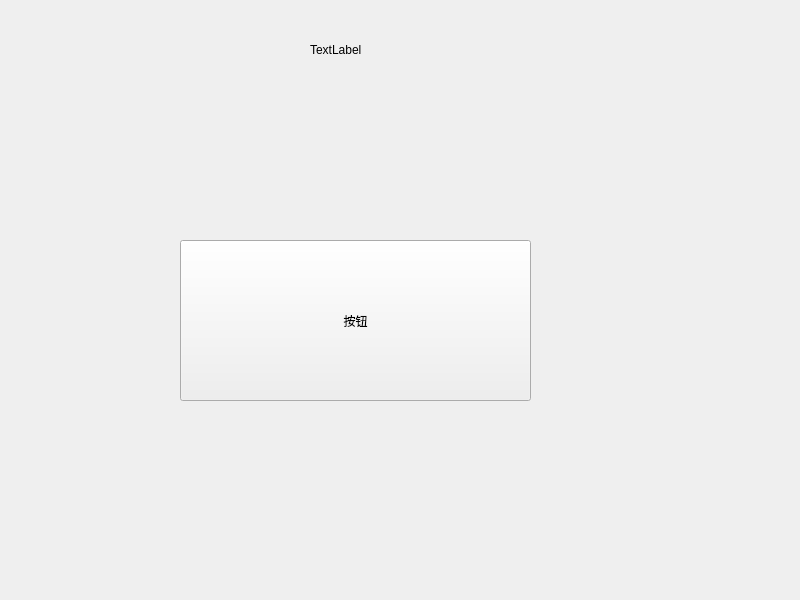
<?xml version="1.0" encoding="UTF-8"?>
<ui version="4.0">
 <class>Widget</class>
 <widget class="QWidget" name="Widget">
  <property name="geometry">
   <rect>
    <x>0</x>
    <y>0</y>
    <width>800</width>
    <height>600</height>
   </rect>
  </property>
  <property name="windowTitle">
   <string>Widget</string>
  </property>
  <widget class="Mypushbutton" name="pushButton">
   <property name="geometry">
    <rect>
     <x>180</x>
     <y>240</y>
     <width>351</width>
     <height>161</height>
    </rect>
   </property>
   <property name="text">
    <string>按钮</string>
   </property>
  </widget>
  <widget class="QLabel" name="label">
   <property name="geometry">
    <rect>
     <x>310</x>
     <y>40</y>
     <width>69</width>
     <height>19</height>
    </rect>
   </property>
   <property name="text">
    <string>TextLabel</string>
   </property>
  </widget>
 </widget>
 <customwidgets>
  <customwidget>
   <class>Mypushbutton</class>
   <extends>QPushButton</extends>
   <header>mypushbutton.h</header>
  </customwidget>
 </customwidgets>
 <resources/>
 <connections/>
</ui>
